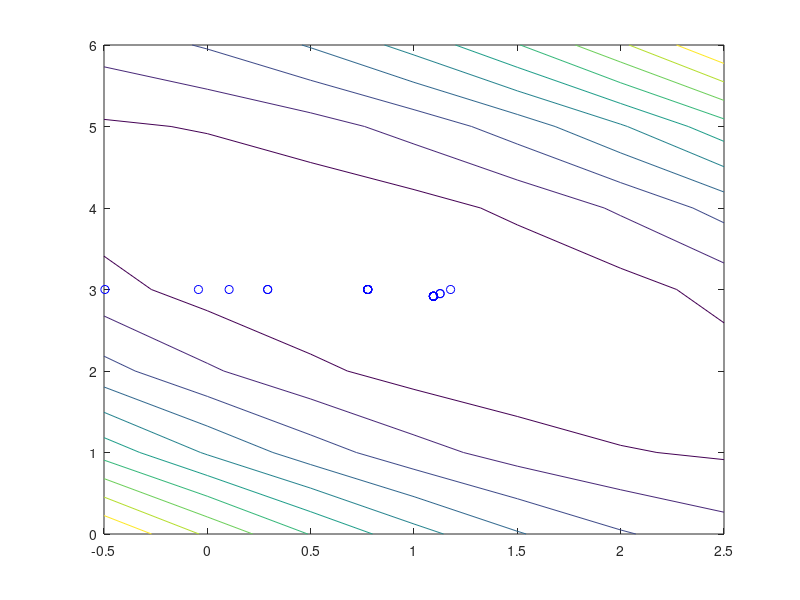

Write the MATLAB code that produced this figure.
% Atkaitinimo modeliavimo metodas

T = 100 % pradine temperatura
x = [-5 5] % pradinis taskas
maxit = 50 % maksimalus iteraciju sk.
k = 1 % bolcmano konstanta
ausinimas = 0.4 % ausinimo koeficientas

tf = @(x) (x(1)+2.*x(2)-7).^2+(2.*x(1)+x(2)-5).^2; % tikslo funkcija
f = tf(x);

xgeriausias = x;

X = [-0.5 0 0.5 1 1.5 2 2.5]; % grafiko piesimas
Y = [0 1 2 3 4 5 6];
[X,Y] = meshgrid(X,Y);
Z = (X+2.*Y-7).^2+(2.*X+Y-5).^2;
contour(X,Y,Z);
hold on;

for i = 1:maxit
    xi = xgeriausias+rand()-0.5; % generuojamas atsitiktinis naujas x
    xi = max(min(xi,3.0),-3.0); % uztikrinama, kad jo reiksme yra nustatytose ribose (-3:3)
    deltaE = xi-x; % skaiciuojamas energijos skirtumas
    
    if (tf(xi) > f) % tikrinama, ar nauja funkcijos reiksme blogesne
      p=exp(-deltaE / k*T) %  jei taip, skaiciuojamas p 
      if(rand() > p) % tikrinama, ar atsitiktinis skaicius geresnis uz p
      atspriimtas = true % jei taip, nauja reiksme priimama
    else
      atspriimtas = false % jei ne, atmetamas
    end
  else
    atspriimtas = true % jei funkcijos reiksme geresne, reiksme priimama
  end
  
  if (atspriimtas == true)
    xgeriausias = xi; % jei atsakymas priimamas, naujas x tampa geriausiu
    f = tf(xgeriausias); % apskaiciuojama tikslo funkcija su geriausiu x
  endif
  plot(xgeriausias(1), xgeriausias(2), 'bo'); % grafike pavaizduojami taskai
  refresh;
endfor

T = T * ausinimas % temperatura mazinama pagal ausinimo koeficienta

disp(strcat('Funkcijos reiksme:', num2str(tf(xgeriausias)))); % atspausdinami rezultatai
disp(strcat('Minimumo taskas: [', num2str(xgeriausias),']'));
